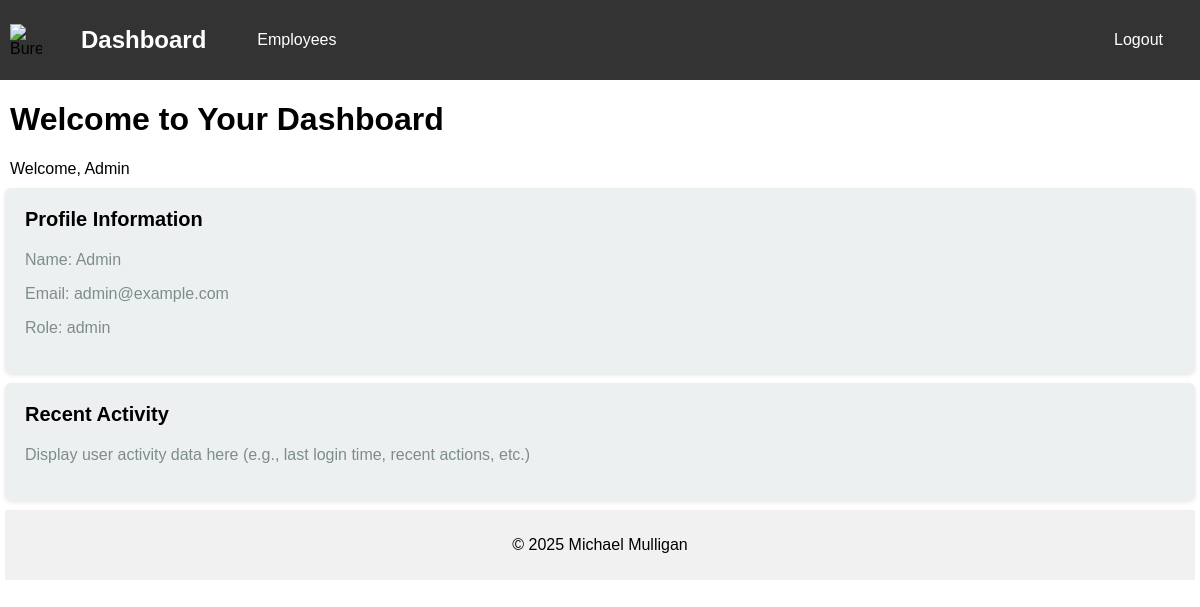
/dashboard.php (signed in), run on the app's committed database.
### tables this page shows
CREATE TABLE IF NOT EXISTS `users` (
  `id` int NOT NULL AUTO_INCREMENT,
  `username` varchar(100) NOT NULL,
  `firstname` varchar(100) NOT NULL,
  `lastname` varchar(100) NOT NULL,
  `email` varchar(100) NOT NULL,
  `password` varchar(255) NOT NULL,
  `created_at` timestamp NULL DEFAULT CURRENT_TIMESTAMP,
  `role` enum('admin','user','client') NOT NULL,
  `job_title` varchar(100) NOT NULL DEFAULT 'Employee',
  PRIMARY KEY (`id`),
  UNIQUE KEY `username` (`username`),
  UNIQUE KEY `email` (`email`)
);

### includes/db_connect.php (called while the page is built, shortened)
<?php
$host = $_ENV['DB_HOST'];
$dbname = $_ENV['DB_NAME'];
$username = $_ENV['DB_USER'];
$password = $_ENV['DB_PASS'];
try {
    $pdo = new PDO("mysql:host=$host;dbname=$dbname", $username, $password);
    $pdo->setAttribute(PDO::ATTR_ERRMODE, PDO::ERRMODE_EXCEPTION);
} catch (PDOException $e) {
    error_log("Database connection error: " . $e->getMessage());
    die("Database connection failed.");
}
if (isset($_SESSION['loggedin'])) {
    $userId = (int) $_SESSION['userid'];
    $stmt = $pdo->prepare("SELECT * FROM users WHERE id = :id");
    $stmt->execute(['id' => $userId]);
    $user = $stmt->fetch();
}
?>

### dashboard.php (the view, shortened to what this page needs)
<?php include("includes/db_connect.php"); ?>
<!DOCTYPE html>
<html lang="en">
<head>
    <link rel="stylesheet" href="css/dashboard.css">
</head>
<body>
    <?php include("includes/admin_header.php"); ?>
    <div class="main-content">
        <div class="header">
            <h1>Welcome to Your Dashboard</h1>
            <div class="user-info">
                <span>Welcome, <?php echo htmlspecialchars($user['firstname']); ?></span>
            </div>
        </div>
        <div class="widget">
            <h3>Profile Information</h3>
            <p>Name: <?php echo htmlspecialchars($user['firstname']); ?></p>
            <p>Email: <?php echo htmlspecialchars($user['email']); ?></p>
            <p>Role: <?php echo htmlspecialchars($user['role'])?></p>
        </div>
        <div class="widget">
            <h3>Recent Activity</h3>
            <p>Display user activity data here (e.g., last login time, recent actions, etc.)</p>
        </div>
        <?php include 'includes/footer.php'; ?>
    </div>
</body>
</html>

### css/dashboard.css (style rules this page uses)
body, html { font-family: Arial, sans-serif; margin: 0; padding: 0; }
.main-content, .header { margin: 5px; }
.widget { background-color: #ecf0f1; padding: 20px; margin: 10px 0; border-radius: 6px; box-shadow: 0 2px 4px rgba(0, 0, 0, 0.1); }
.widget h3 { font-size: 20px; margin-top: 0; }
.widget p { font-size: 16px; color: #7f8c8d; }

### data on the page
users: firstname "Admin", email "admin@example.com", role "admin"
